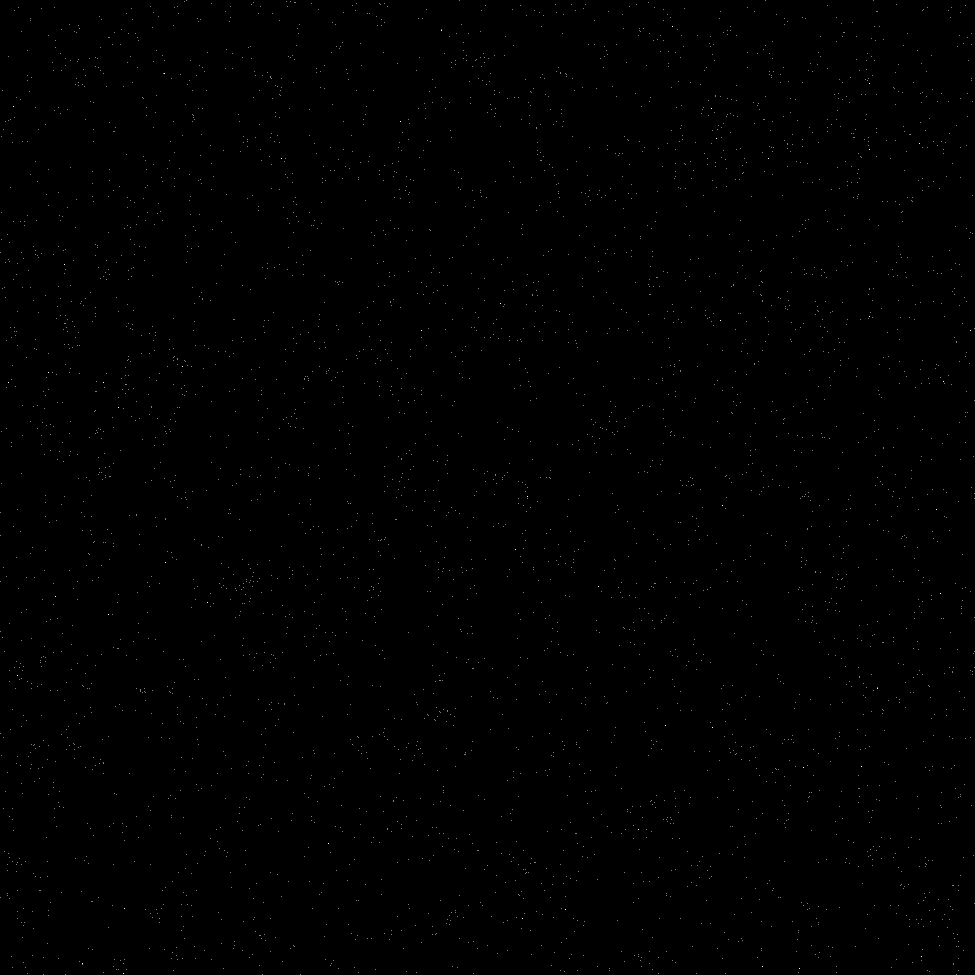
#> input picture Algorithms/Half-Toning/Stippling/Gradients/stipple0.png, 1950 x 1950 px (shown at 1/2 size); the run also reads 1 picture not shown here
$ python '6 Gradient.py'
#> lines starting #> are read from the running program, lines starting #| are printed output that depends on the picture; after the words box and inside, x2 and y2 are one past the last pixel; in counts of white or black regions, pixels touching at a corner belong together
### Algorithms/Analysis/PSNR+SSIM/PSNRSSIM.py
from skimage.metrics import _structural_similarity as ssim
from skimage.metrics import peak_signal_noise_ratio as psnr
import numpy as np


def returnValues(original, compare):
	original = np.array(original)
	compare = np.array(compare)

	return (psnr(original,compare), ssim.structural_similarity(original, compare)*100)

### Algorithms/Half-Toning/Stippling/6 Gradient.py
import numpy as np
import os
import time
import cv2
from PIL import Image

#Excel
import openpyxl

#Add path to directory
import sys
sys.path.append("../../Analysis/PSNR+SSIM/")
from PSNRSSIM import returnValues

#Gradients to use
gradient0 = Image.open("Gradients/stipple0.png")
#> gradient0 is the input picture: PIL image 1950x1950 L; 0.11% white in thin lines or dots
gradient0 = np.array(gradient0, 'float64')
#> gradient0: shape (1950, 1950) float64; 0.11% white in thin lines or dots

gradient1 = Image.open("Gradients/stipple1.png")
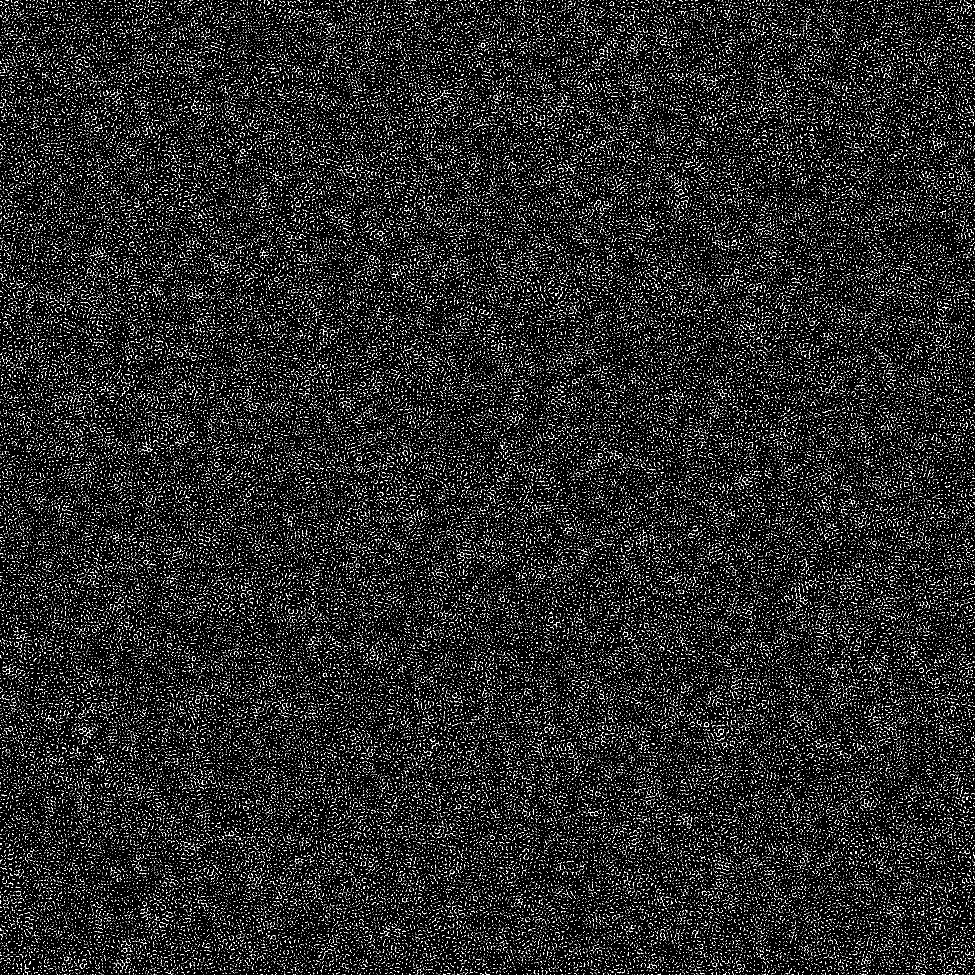
#> input picture Algorithms/Half-Toning/Stippling/Gradients/stipple1.png, 1950 x 1950 px (shown at 1/2 size)
#> gradient1 is the input picture: PIL image 1950x1950 L; 8.4% white in thin lines or dots
gradient1 = np.array(gradient1, 'float64')
#> gradient1: shape (1950, 1950) float64; 8.4% white in thin lines or dots

gradient2 = Image.open("Gradients/stipple2.png")
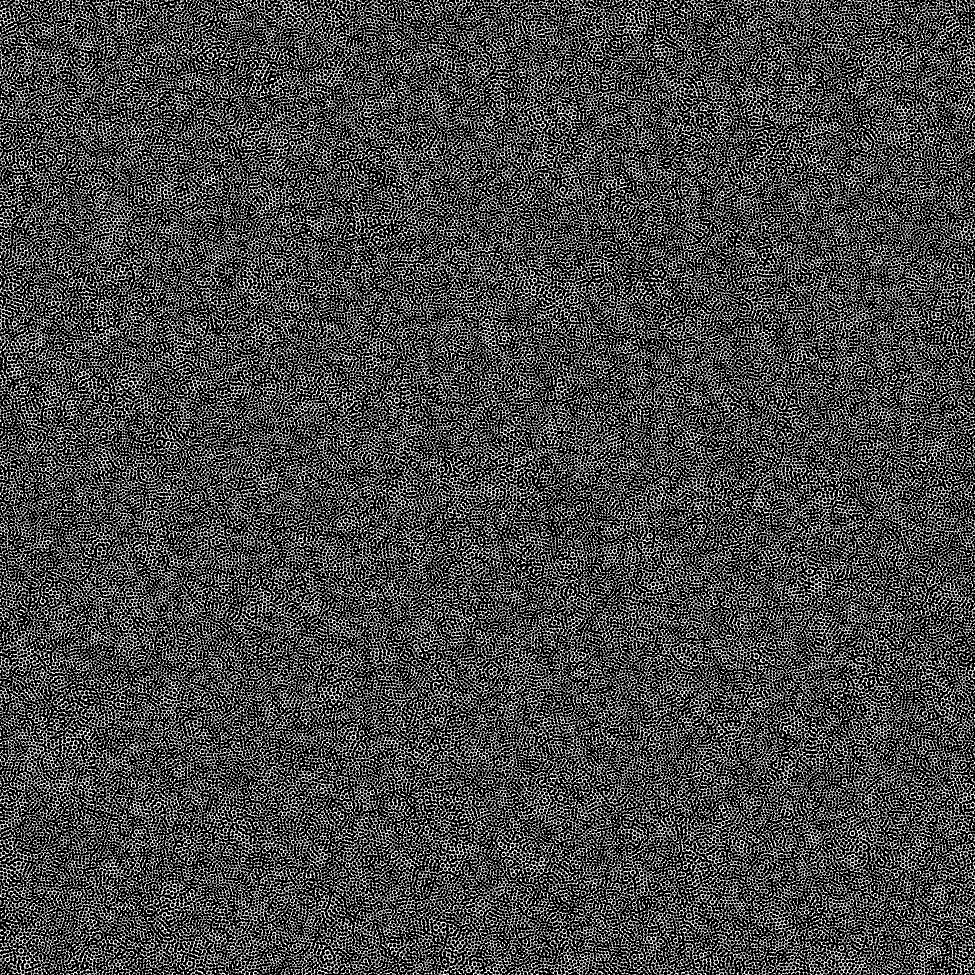
#> input picture Algorithms/Half-Toning/Stippling/Gradients/stipple2.png, 1950 x 1950 px (shown at 1/2 size)
#> gradient2 is the input picture: PIL image 1950x1950 L; 27.9% white in thin lines or dots
gradient2 = np.array(gradient2, 'float64')
#> gradient2: shape (1950, 1950) float64; 27.9% white in thin lines or dots

gradient5 = Image.open("Gradients/stipple5.png")
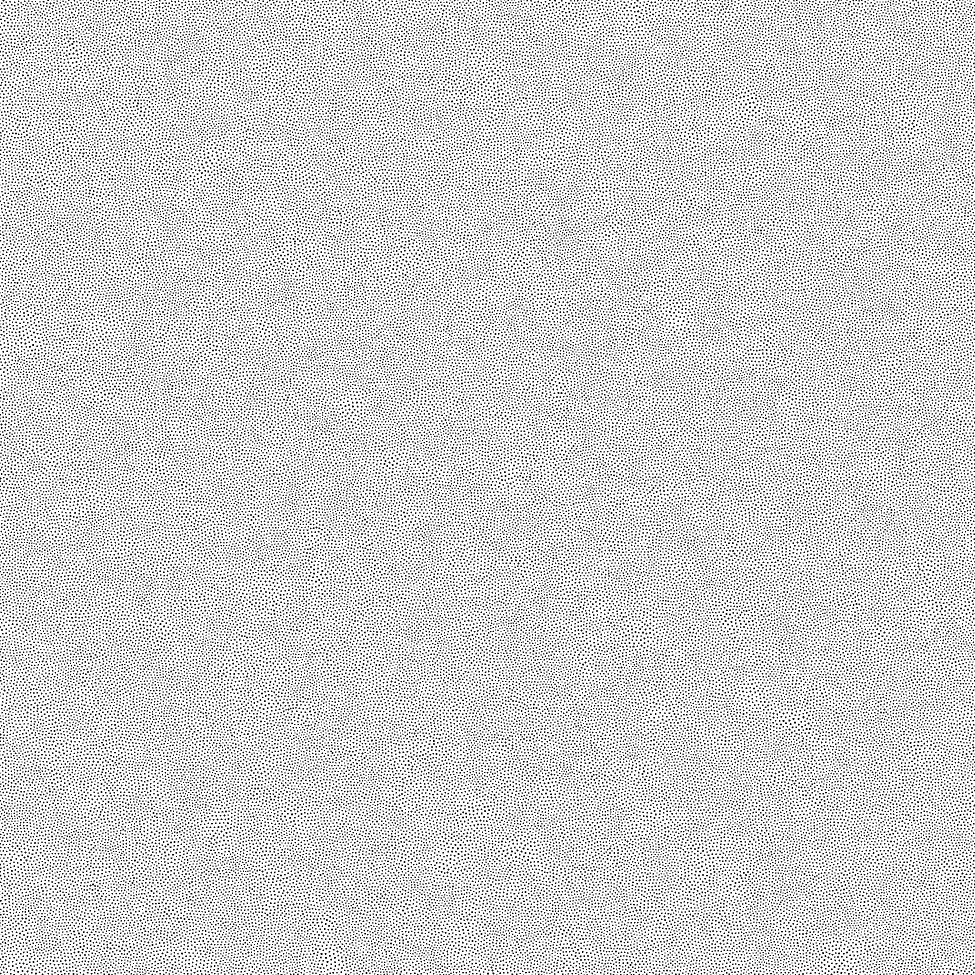
#> input picture Algorithms/Half-Toning/Stippling/Gradients/stipple5.png, 1950 x 1950 px (shown at 1/2 size)
#> gradient5 is the input picture: PIL image 1950x1950 L; 81.7% white; black in thin lines or dots
gradient5 = np.array(gradient5, 'float64')
#> gradient5: shape (1950, 1950) float64; 81.7% white; black in thin lines or dots

gradient6 = Image.open("Gradients/stipple6.png")
gradient6 = np.array(gradient6, 'float64')
#> gradient6: shape (1950, 1950) float64; 91.8% white; black in thin lines or dots

gradient7 = Image.open("Gradients/stipple7.png")
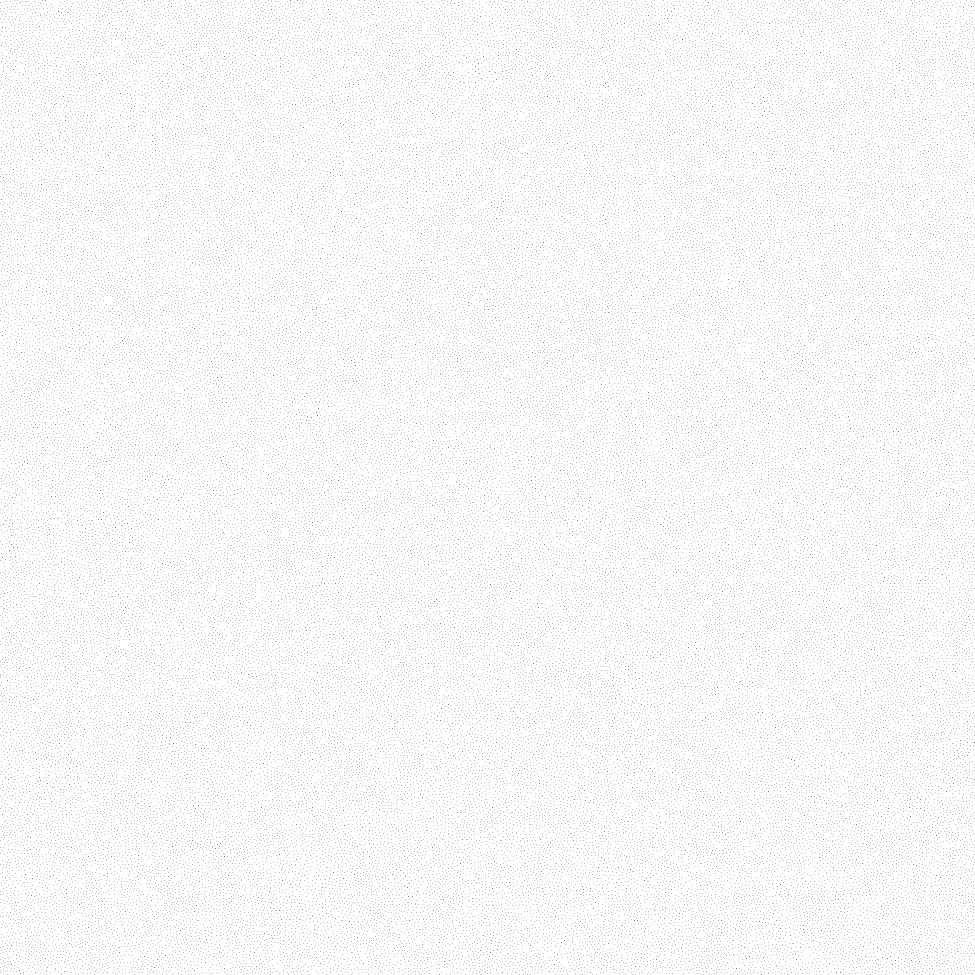
#> input picture Algorithms/Half-Toning/Stippling/Gradients/stipple7.png, 1950 x 1950 px (shown at 1/2 size)
#> gradient7 is the input picture: PIL image 1950x1950 L; 97.9% white; black in thin lines or dots
gradient7 = np.array(gradient7, 'float64')
#> gradient7: shape (1950, 1950) float64; 97.9% white; black in thin lines or dots

def convert_halftoning(image):
	height, width = image.size
	imageArray = np.array(image, 'float64')							#Image to numpy array
	imageArray = cv2.GaussianBlur(imageArray,(9,9),0)				#Smooth out the image a little so that the have a slight blend

	for x in range(height):
		for y in range(width):

			#If pixel value is in a defined range, make the pixel value the gradients value
			if(0 <= imageArray[x,y] <= (255/6)*1):
				imageArray[x,y] = gradient0[x,y]
			elif((255/6)*1  <= imageArray[x,y] <= (255/6)*2):
				imageArray[x,y] = gradient1[x,y]
			elif((255/6)*2 <= imageArray[x,y] <= (255/6)*3):
				imageArray[x,y] = gradient2[x,y]
			elif((255/6)*3 <= imageArray[x,y] <= (255/6)*4):
				imageArray[x,y] = gradient5[x,y]
			elif((255/6)*4 <= imageArray[x,y] <= (255/6)*5):
				imageArray[x,y] = gradient6[x,y]
			elif((255/6)*5 <= imageArray[x,y] <= 255):
				imageArray[x,y] = gradient7[x,y]

	return Image.fromarray(np.array(imageArray, 'uint8'))			#Return image from the numpy array


times = []
psnrValues = []
ssimValues = []

#Processes every file in the original images folder
fileList = []
for file in os.listdir("../../Images/Original/"):
	fileList.append(file[:-4])						#Remove the file extension so
#> pass 2 of the loop `for file in os.listdir("../../Images/Original/"):`:
#> pass 3 of the loop `for file in os.listdir("../../Images/Original/"):`:
fileList = sorted(fileList, key=int)				#it can be sorted by int

for file in fileList:								#For every file in the sorted file list
	filename = os.fsdecode(file)
	filename+=".png"								#Add png file extension. Converts any file format to png


	image = Image.open("../../Images/Original/"+filename)										#Open original image to halftone
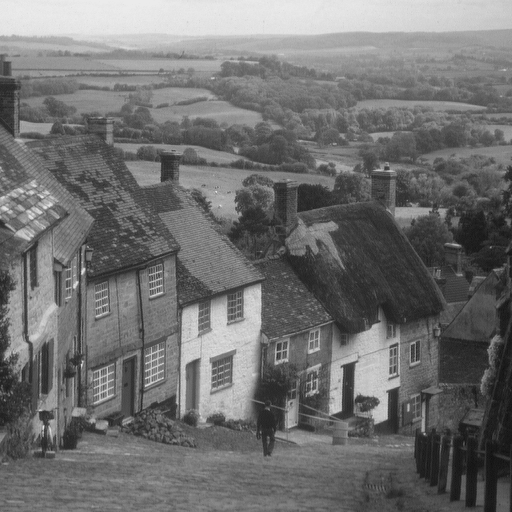
#> input picture Algorithms/Images/Original/2.png, 512 x 512 px
#> image is the input picture: PIL image 512x512 L; min 16, max 235, mean 112.2
	original = Image.open("../../Images/Original/"+filename)									#For comparing
	print(filename)

	start_time = time.time()
	imageConverted = convert_halftoning(image)
#> after the loop in convert_halftoning, `for x in range(height):`:
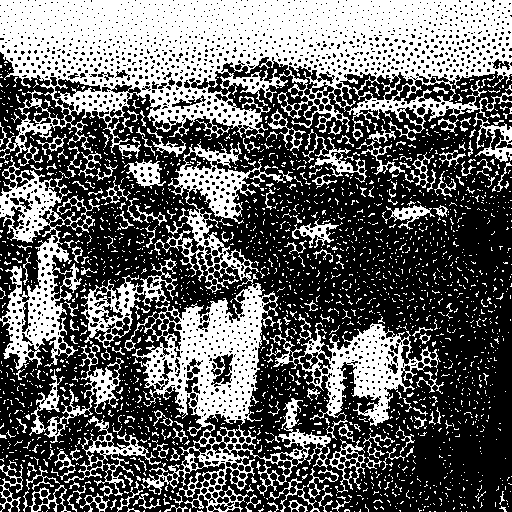
#> imageArray: shape (512, 512) float64; 38.8% white; 2178 white regions (1996 under 20 px), largest, box (x1, y1, x2, y2) and area: (0, 0, 512, 166) 45337, (124, 141, 331, 512) 17578, (0, 156, 100, 370) 6633
	finalTime = time.time() - start_time

	imageConverted.save("../../Images/Basic Halftone/Stippled/6 Gradient/"+filename)

	psnr, ssim = returnValues(original,imageConverted)											#Send original and processed image to get PSNR and SSIM values
#> psnr = 7.79; ssim = 4.26
	psnrValues.append(psnr)
	ssimValues.append(ssim)
	times.append(finalTime)
#> pass 2 of the loop `for file in fileList:`:
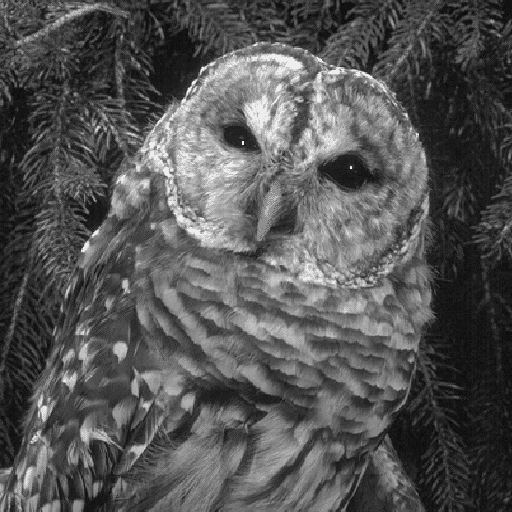
#> input picture Algorithms/Images/Original/12.png, 512 x 512 px
#> image is the input picture: PIL image 512x512 L; min 11, max 238, mean 84.7
#> in convert_halftoning (call 2), `imageArray = cv2.GaussianBlur(imageArray,(9,9),0)`:
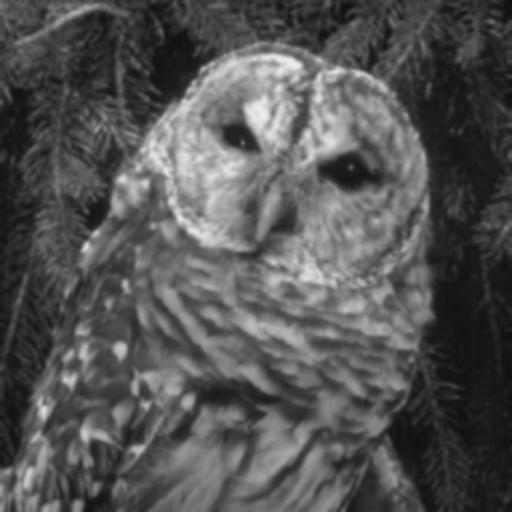
#> imageArray: shape (512, 512) float64; min 16.22, max 237.7, mean 84.7
#> after the loop in convert_halftoning (call 2), `for x in range(height):`:
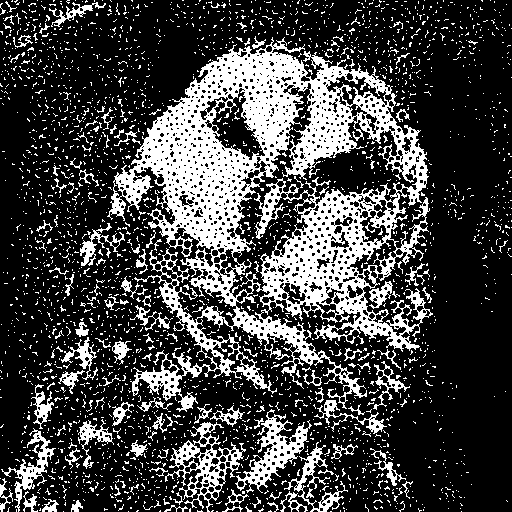
#> imageArray: shape (512, 512) float64; 26.2% white; 2699 white regions (2568 under 20 px), largest, box (x1, y1, x2, y2) and area: (107, 37, 433, 412) 44036, (165, 422, 246, 512) 1945, (235, 409, 312, 493) 1875
#> psnr = 8.8; ssim = 5.19
#> pass 3 of the loop `for file in fileList:`:
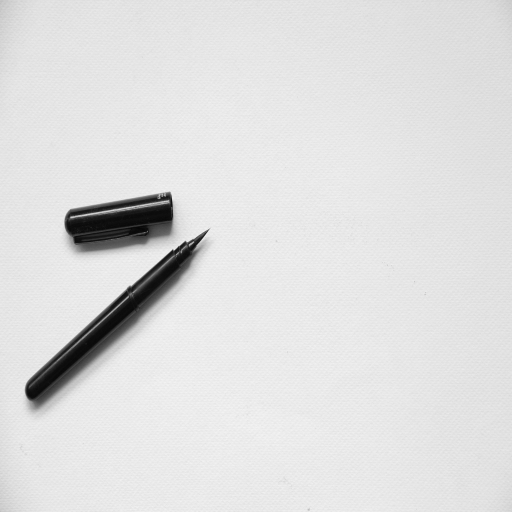
#> input picture Algorithms/Images/Original/25.png, 512 x 512 px
#> image is the input picture: PIL image 512x512 P; min 6, max 244, mean 222.2
#> after the loop in convert_halftoning (call 3), `for x in range(height):`:
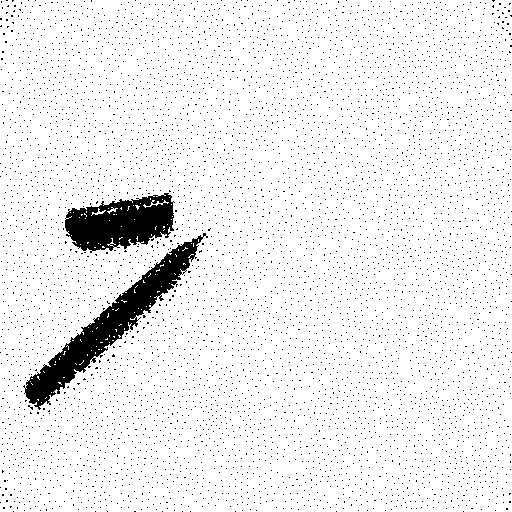
#> imageArray: shape (512, 512) float64; 93.9% white; 5148 black regions (5146 under 20 px), largest, box (x1, y1, x2, y2) and area: (23, 233, 208, 410) 5993, (65, 193, 175, 253) 4231
#> psnr = 14.5; ssim = 17.16


#> (the run stopped early here; a loop or call above may not have finished)
